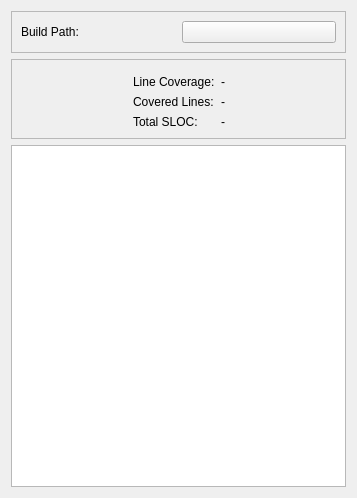
<ui version="4.0" >
 <class>ReportWidget</class>
 <widget class="QWidget" name="ReportWidget" >
  <property name="geometry" >
   <rect>
    <x>0</x>
    <y>0</y>
    <width>357</width>
    <height>498</height>
   </rect>
  </property>
  <property name="windowTitle" >
   <string>Coverage Report</string>
  </property>
  <property name="whatsThis" >
   <string>GCOV code coverage statistics.

Set the directory to generate the report for and start the scan. 

Once finished, you can select the directories in the coverage report to see their statistics. A more detailed report can be seen for each directory, showing all the covered files in it. Each file can also be shown in the editor, annotated with line by line coverage information.</string>
  </property>
  <layout class="QVBoxLayout" name="reportWidgetLayout" >
   <item>
    <widget class="QFrame" name="buildPathFrame" >
     <property name="frameShape" >
      <enum>QFrame::StyledPanel</enum>
     </property>
     <property name="frameShadow" >
      <enum>QFrame::Raised</enum>
     </property>
     <layout class="QHBoxLayout" name="buildPathFrameLayout" >
      <item>
       <widget class="QLabel" name="buildPathTextLabel" >
        <property name="whatsThis" >
         <string>The directory to scan for .gcda files.</string>
        </property>
        <property name="text" >
         <string>Build Path: </string>
        </property>
       </widget>
      </item>
      <item>
       <widget class="QPushButton" name="startButton" >
        <property name="toolTip" >
         <string>Start coverage analysis</string>
        </property>
        <property name="whatsThis" >
         <string>Start coverage analysis in the specified path.

The directory and, recursively, its subdirectories are scanned for .gcda files.</string>
        </property>
        <property name="text" >
         <string/>
        </property>
       </widget>
      </item>
     </layout>
    </widget>
   </item>
   <item>
    <widget class="QFrame" name="statisticsFrame" >
     <property name="frameShape" >
      <enum>QFrame::StyledPanel</enum>
     </property>
     <property name="frameShadow" >
      <enum>QFrame::Raised</enum>
     </property>
     <layout class="QHBoxLayout" name="statisticsFrameLayout" >
      <item>
       <spacer name="horizontalSpacer_3" >
        <property name="orientation" >
         <enum>Qt::Horizontal</enum>
        </property>
        <property name="sizeHint" stdset="0" >
         <size>
          <width>71</width>
          <height>20</height>
         </size>
        </property>
       </spacer>
      </item>
      <item>
       <layout class="QVBoxLayout" name="verticalLayout" >
        <item>
         <widget class="KLineEdit" name="filterBox" >
          <property name="toolTip" >
           <string>Filter directories by name</string>
          </property>
          <property name="whatsThis" >
           <string>When the report is in directory mode, only those containing the specified text in their path are shown.

In file mode, the filter has no effect.</string>
          </property>
         </widget>
        </item>
        <item>
         <layout class="QHBoxLayout" name="horizontalLayout" >
          <item>
           <spacer name="horizontalSpacer" >
            <property name="orientation" >
             <enum>Qt::Horizontal</enum>
            </property>
            <property name="sizeHint" stdset="0" >
             <size>
              <width>30</width>
              <height>20</height>
             </size>
            </property>
           </spacer>
          </item>
          <item>
           <layout class="QGridLayout" name="gridLayout" >
            <item row="0" column="0" >
             <widget class="QLabel" name="coverageRatioTextLabel" >
              <property name="whatsThis" >
               <string>Percentage of covered lines in the selected directories.</string>
              </property>
              <property name="text" >
               <string>Line Coverage:</string>
              </property>
             </widget>
            </item>
            <item row="0" column="1" >
             <widget class="QLabel" name="coverageRatio" >
              <property name="whatsThis" >
               <string>Percentage of covered lines in the selected directories.</string>
              </property>
              <property name="text" >
               <string>-</string>
              </property>
             </widget>
            </item>
            <item row="1" column="0" >
             <widget class="QLabel" name="nrofCoveredLinesTextLabel" >
              <property name="whatsThis" >
               <string>Number of covered lines in the selected directories.

Covered lines are those that were executed at least once.</string>
              </property>
              <property name="text" >
               <string>Covered Lines:</string>
              </property>
             </widget>
            </item>
            <item row="1" column="1" >
             <widget class="QLabel" name="nrofCoveredLines" >
              <property name="whatsThis" >
               <string>Number of covered lines in the selected directories.

Covered lines are those that were executed at least once.</string>
              </property>
              <property name="text" >
               <string>-</string>
              </property>
             </widget>
            </item>
            <item row="2" column="0" >
             <widget class="QLabel" name="slocTextLabel" >
              <property name="whatsThis" >
               <string>Total number of lines of code in the selected directories.

Note that it only includes executable lines. That is, things like comments, macros, forward declarations, etc. are not taken into account.</string>
              </property>
              <property name="text" >
               <string>Total SLOC:</string>
              </property>
             </widget>
            </item>
            <item row="2" column="1" >
             <widget class="QLabel" name="sloc" >
              <property name="whatsThis" >
               <string>Total number of lines of code in the selected directories.

Note that it only includes executable lines. That is, things like comments, macros, forward declarations, etc. are not taken into account.</string>
              </property>
              <property name="text" >
               <string>-</string>
              </property>
             </widget>
            </item>
           </layout>
          </item>
          <item>
           <spacer name="horizontalSpacer_2" >
            <property name="orientation" >
             <enum>Qt::Horizontal</enum>
            </property>
            <property name="sizeHint" stdset="0" >
             <size>
              <width>30</width>
              <height>20</height>
             </size>
            </property>
           </spacer>
          </item>
         </layout>
        </item>
       </layout>
      </item>
      <item>
       <spacer name="horizontalSpacer_4" >
        <property name="orientation" >
         <enum>Qt::Horizontal</enum>
        </property>
        <property name="sizeHint" stdset="0" >
         <size>
          <width>71</width>
          <height>20</height>
         </size>
        </property>
       </spacer>
      </item>
     </layout>
    </widget>
   </item>
   <item>
    <widget class="Veritas::DrillDownView" name="table" >
     <property name="whatsThis" >
      <string>Coverage report.

In directory mode, the report summarizes the coverage with a list of all the directories that contain at least one covered file. It could include directories out of the specified path, depending on the files included in the source code.

In file mode, all the files of the selected directory are shown. If several directories are selected, only the files of the last selected directory are shown. Double clicking on any of the items shows the associated file in the editor, annotated with the coverage information.

You can change between directory and file mode using left and right keys.</string>
     </property>
    </widget>
   </item>
  </layout>
 </widget>
 <customwidgets>
  <customwidget>
   <class>KLineEdit</class>
   <extends></extends>
   <header>klineedit.h</header>
  </customwidget>
  <customwidget>
   <class>Veritas::DrillDownView</class>
   <extends>QTableView</extends>
   <header>drilldownview.h</header>
   <slots>
    <signal>completedSlideLeft()</signal>
    <signal>completedSlideRight()</signal>
   </slots>
  </customwidget>
 </customwidgets>
 <tabstops>
  <tabstop>startButton</tabstop>
  <tabstop>filterBox</tabstop>
  <tabstop>table</tabstop>
 </tabstops>
 <resources/>
 <connections/>
</ui>
